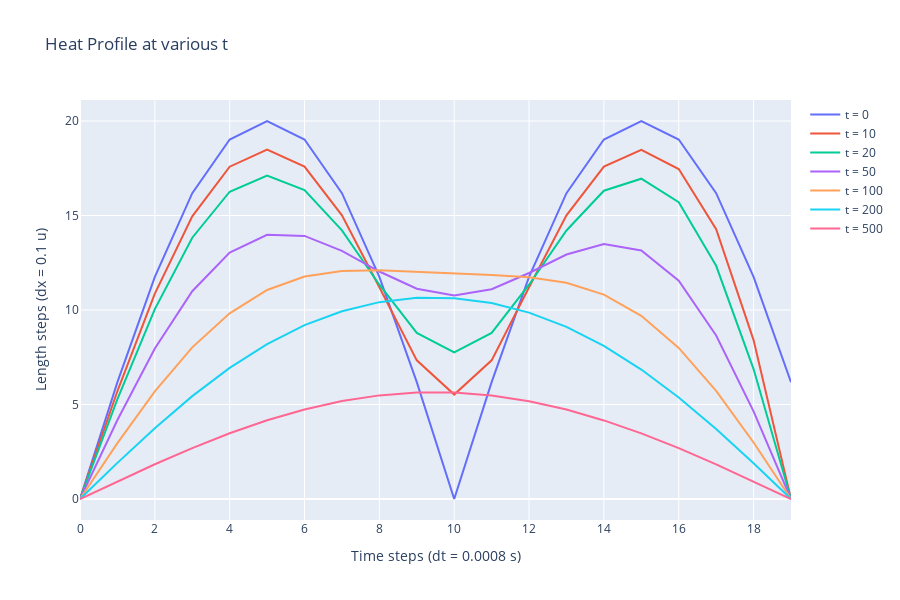

Notebook code for this chart:
### Markdown cell above
From the figure above, we see that heat is getting distributed to the nearby low temperature areas where the temperature.

### Code cell
# Heat Profile
fig = go.Figure()
fig.add_trace(go.Scatter(y=u[:, 0], name="t = 0"))
fig.add_trace(go.Scatter(y=u[:, 10], name="t = 10"))
fig.add_trace(go.Scatter(y=u[:, 20], name="t = 20"))
fig.add_trace(go.Scatter(y=u[:, 50], name="t = 50"))
fig.add_trace(go.Scatter(y=u[:, 100], name="t = 100"))
fig.add_trace(go.Scatter(y=u[:, 200], name="t = 200"))
fig.add_trace(go.Scatter(y=u[:, 500], name="t = 500"))
fig.update_layout(
    title="Heat Profile at various t",
    xaxis_title="Time steps (dt = 0.0008 s)",
    yaxis_title="Length steps (dx = 0.1 u)",
    height=600,
    scene = dict(
        xaxis = dict(title='X',),
        yaxis = dict(title='Y',),
    ),
)
fig.show()

### Figure 1 — Plotly figure (JSON) as saved in the notebook; plotly's stock layout.template omitted (floating-point values rounded to 4 significant figures)
{"data": [{"name": "t = 0", "type": "scatter", "y": [0, 6.18, 11.76, 16.18, 19.02, 20, 19.02, 16.18, 11.76, 6.18, 2.449e-15, 6.18, 11.76, 16.18, 19.02, 20, 19.02, 16.18, 11.76, 6.18]}, {"name": "t = 10", "type": "scatter", "y": [0, 5.713, 10.87, 14.96, 17.58, 18.49, 17.59, 15.01, 11.2, 7.335, 5.527, 7.335, 11.2, 15.01, 17.59, 18.47, 17.46, 14.27, 8.409, 0]}, {"name": "t = 20", "type": "scatter", "y": [0, 5.281, 10.05, 13.83, 16.26, 17.11, 16.35, 14.21, 11.34, 8.789, 7.755, 8.789, 11.34, 14.21, 16.31, 16.95, 15.71, 12.34, 6.874, 0]}, {"name": "t = 50", "type": "scatter", "y": [0, 4.179, 7.959, 10.99, 13.04, 13.98, 13.92, 13.13, 12.04, 11.12, 10.76, 11.1, 11.96, 12.93, 13.5, 13.15, 11.55, 8.647, 4.638, 0]}, {"name": "t = 100", "type": "scatter", "y": [0, 2.957, 5.693, 8.024, 9.826, 11.06, 11.77, 12.06, 12.1, 12.02, 11.93, 11.86, 11.74, 11.45, 10.81, 9.693, 7.992, 5.72, 2.988, 0]}, {"name": "t = 200", "type": "scatter", "y": [0, 1.912, 3.749, 5.442, 6.937, 8.195, 9.197, 9.936, 10.42, 10.64, 10.63, 10.37, 9.863, 9.109, 8.103, 6.85, 5.37, 3.698, 1.886, 0]}, {"name": "t = 500", "type": "scatter", "y": [0, 0.9321, 1.839, 2.695, 3.477, 4.164, 4.737, 5.18, 5.482, 5.635, 5.634, 5.479, 5.175, 4.731, 4.157, 3.47, 2.689, 1.834, 0.9299, 0]}], "layout": {"height": 600, "scene": {"xaxis": {"title": {"text": "X"}}, "yaxis": {"title": {"text": "Y"}}}, "title": {"text": "Heat Profile at various t"}, "xaxis": {"title": {"text": "Time steps (dt = 0.0008 s)"}}, "yaxis": {"title": {"text": "Length steps (dx = 0.1 u)"}}}}
